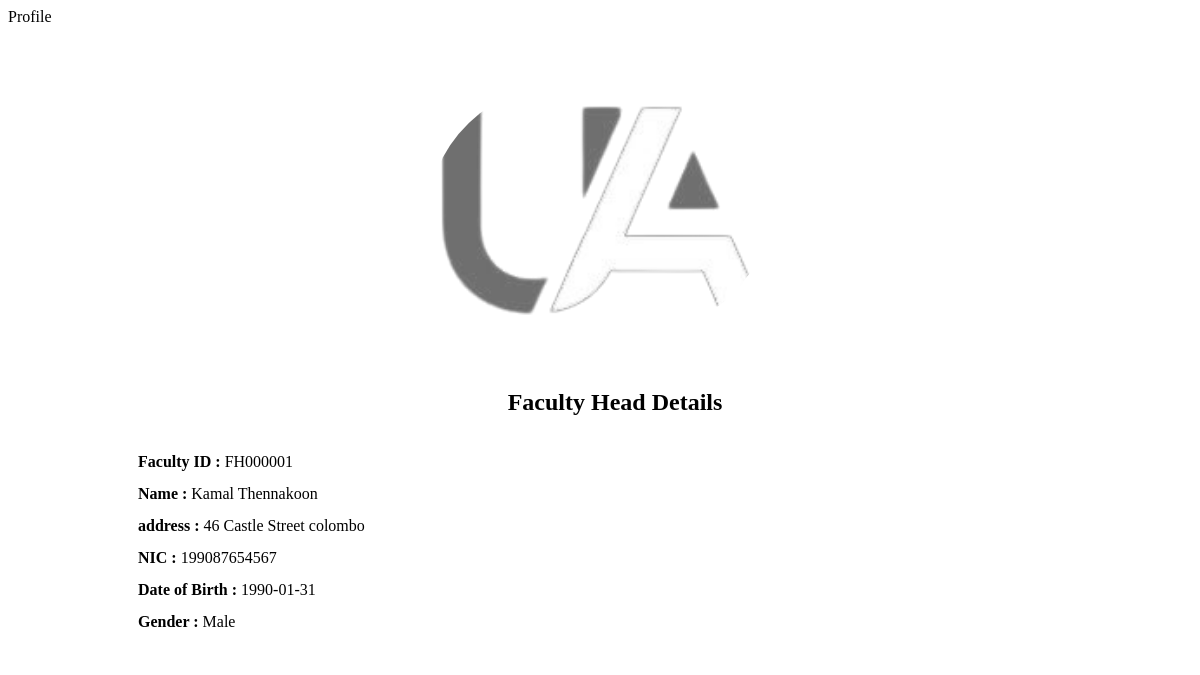
The page /faculty_head/pages/profile.php on the database its author committed.
### tables this page shows
CREATE TABLE `facultyhead` (
  `FH_ID` varchar(10) NOT NULL,
  `F_ID` varchar(5) NOT NULL,
  `FH_Username` varchar(30) NOT NULL,
  `FH_Password` varchar(15) NOT NULL,
  `FH_Name` varchar(20) NOT NULL,
  `FH_Address` varchar(50) NOT NULL,
  `FH_NIC` varchar(12) NOT NULL,
  `FH_DOB` date NOT NULL,
  `FH_Gender` char(1) DEFAULT NULL,
  `SA_ID` varchar(10) NOT NULL
);

### faculty_head/pages/profile.php (the view, shortened to what this page needs)
<?php
include("../config/connection.php");
$sql = "SELECT * FROM facultyhead
";
$result = mysqli_query($con, $sql);
if (mysqli_num_rows($result) > 0) {
    $row = mysqli_fetch_assoc($result);
} else {
    $row = "No rows found.";
}
?>
<!DOCTYPE html>
<html lang="en">
<head>
</head>
<body>
    <div class="page-title">
        <spn class="page-main-title">Profile</spn>
    </div>
    <br>
    <div class="details">
        <div class="prfimg">
            <center>
                <img class="prfimage" src="../../student/resources/img/brand.png" alt="profile picture">
            </center>
        </div>
        <div class="academic">
            <center>
                <h2>Faculty Head Details</h2>
            </center>
            <?php
            function Select_gender(){
                if($row['FH_Gender']='M'){
                    return 'Male';
                }
                else{
                    return 'Female';
                }
            }
            echo "
            <b>Faculty ID :</b> " . $row['FH_ID'] . "<br>
            <b>Name :</b> " . $row['FH_Name'] . "<br>
            <b>address :</b> " . $row['FH_Address'] . " <br>
            <b>NIC :</b> " . $row['FH_NIC'] . "<br>
            <b>Date of Birth :</b> " . $row['FH_DOB'] . "<br>
            <b>Gender :</b> " . select_gender() . "<br>
            ";
            ?>
        </div>
        </div>
</body>
</html>

### faculty_head/pages/profile.php (style rules this page uses)
.details { height: auto; background-color: white; border-radius: 8px; margin-left: 100px; margin-right: 100px; padding-bottom: 10px; }
.prfimage { height: 270px; border-radius: 50%; margin-top: 30px; }
.academic { margin-left: 30px; margin-top: 30px; line-height: 2.0; }

### rows shown on the page
facultyhead: FH_ID "FH000001", FH_Name "Kamal Thennakoon", FH_Address "46 Castle Street colombo", FH_NIC "199087654567", FH_DOB "1990-01-31"

### other values the page prints
select_gender() "Male"
